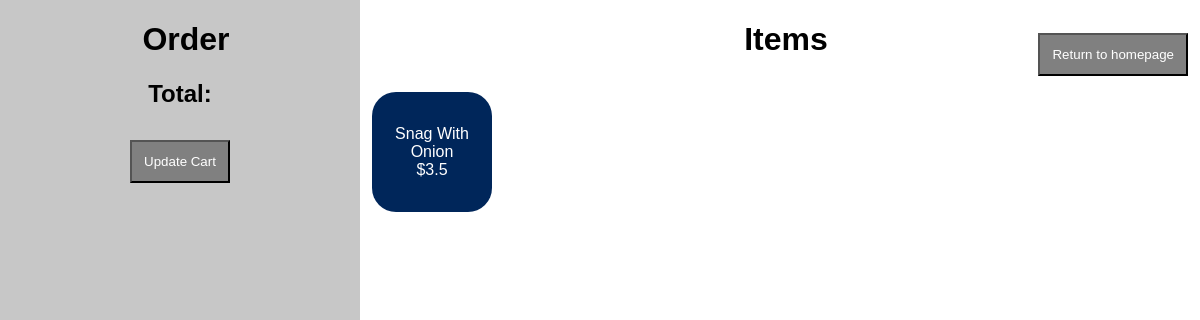
The page /pos-app on the database as committed earlier.
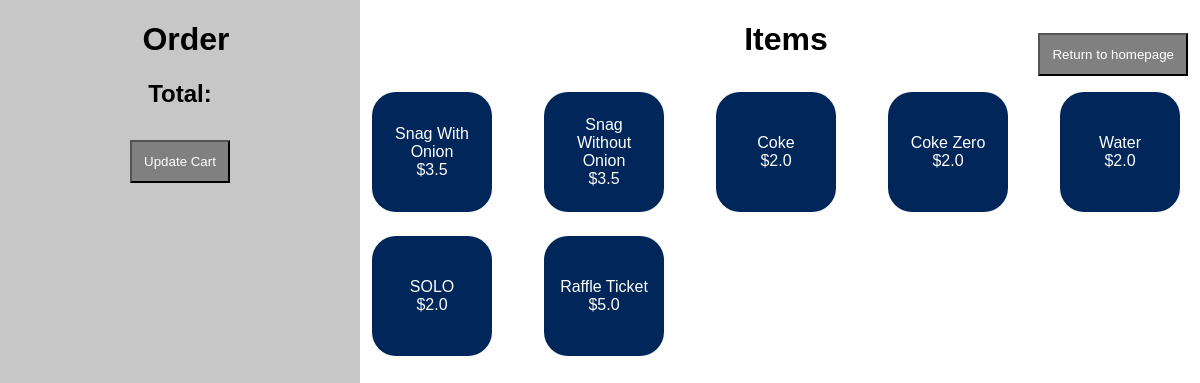
The same page on the database as committed later.
### tables this page shows
CREATE TABLE "itemPricing" ('id' int, 'name' varchar(50) NOT NULL, 'price' FLOAT NOT NULL, 'img_path' varchar(255));

### app.py (the view)
@app.route('/pos-app')
def posApp():
    items = loadPricing()
    return render_template('pos-app.html', items=items)

### app.py (called while the page is built)
def loadPricing():
    with sqlite3.connect('backend.db') as db:
        cursor = db.cursor()
        cursor.execute('SELECT * FROM itemPricing')
        pricing = cursor.fetchall()
        return pricing

### templates/pos-app.html (shortened to what this page needs)
{% extends 'base.html' %}
{% block body %}
<div style="position: absolute; left: 0px;  width: 30%; height: 100%; background-color: rgb(199, 199, 199);">
  <h1 style="padding-left: 1vw;">Order</h1>
  <h2 id="totalDisplay">Total:</h2>
  <button onclick="updateCart();">Update Cart</button>
</div>
<div style="position:absolute; width: 70%; height: 100%; right: 0px;">
  <h1 style="padding-left: 1vw;">Items<a href="/" style="position: absolute; right: 0px;">
      <button>
        Return to homepage
      </button>
    </a></h1>
  <div class="item_grid">
    {% for i in items %}
    <button class="item_display">{{ i[1] }}<br>${{ i[2] }}</button>
    {% endfor %}
  </div>
</div>
{% endblock %}

### templates/base.html (shortened to what this page needs)
<!DOCTYPE html>
<html>
<head>
  <link rel="stylesheet" href="{{ url_for('static', filename='css/main.css') }}">
</head>
<body>
  {% block body %}{% endblock %}
</body>
</html>

### static/CSS/main.css (style rules this page uses)
html, body { display: flex; margin: auto; justify-content: center; text-align: center; font-family: Helvetica; }
button { margin: 1vw; padding: 1vw; background-color: grey; color: white; }
a { text-decoration: none; color: inherit }
.item_display { width: 10vw; height: 10vw; background: #00265a; border-radius: 2vw; color: white; justify-content: center; text-align: center; border: none; font-size: 100%; transition-duration: 0.25s; }
.item_grid { display: grid; align-items: center; column-gap: 20px; grid-template-columns: 1fr 1fr 1fr 1fr 1fr; }

Rows that differ between the two databases and show on the page:
added itemPricing: name "Snag Without Onion", price "3.5"
added itemPricing: name "Coke", price "2.0"
added itemPricing: name "Coke Zero", price "2.0"
added itemPricing: name "Water", price "2.0"
added itemPricing: name "SOLO", price "2.0"
added itemPricing: name "Raffle Ticket", price "5.0"
